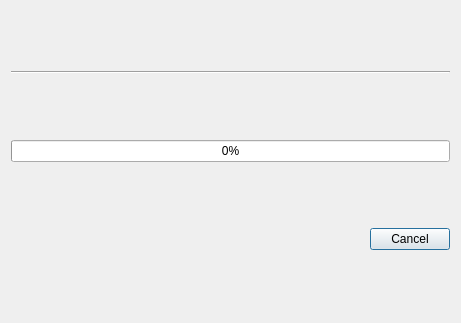
<?xml version="1.0" encoding="UTF-8"?>
<ui version="4.0">
 <class>DownloadOsmDialog</class>
 <widget class="QDialog" name="DownloadOsmDialog">
  <property name="geometry">
   <rect>
    <x>0</x>
    <y>0</y>
    <width>461</width>
    <height>323</height>
   </rect>
  </property>
  <property name="windowTitle">
   <string>Dialog</string>
  </property>
  <layout class="QVBoxLayout" name="verticalLayout">
   <item>
    <layout class="QHBoxLayout" name="horizontalLayout"/>
   </item>
   <item>
    <widget class="Line" name="line">
     <property name="orientation">
      <enum>Qt::Orientation::Horizontal</enum>
     </property>
    </widget>
   </item>
   <item>
    <widget class="QProgressBar" name="progressBar">
     <property name="value">
      <number>0</number>
     </property>
    </widget>
   </item>
   <item>
    <widget class="QDialogButtonBox" name="buttonBox">
     <property name="orientation">
      <enum>Qt::Orientation::Horizontal</enum>
     </property>
     <property name="standardButtons">
      <set>QDialogButtonBox::StandardButton::Cancel</set>
     </property>
    </widget>
   </item>
  </layout>
 </widget>
 <resources/>
 <connections>
  <connection>
   <sender>buttonBox</sender>
   <signal>accepted()</signal>
   <receiver>DownloadOsmDialog</receiver>
   <slot>accept()</slot>
   <hints>
    <hint type="sourcelabel">
     <x>248</x>
     <y>254</y>
    </hint>
    <hint type="destinationlabel">
     <x>157</x>
     <y>274</y>
    </hint>
   </hints>
  </connection>
  <connection>
   <sender>buttonBox</sender>
   <signal>rejected()</signal>
   <receiver>DownloadOsmDialog</receiver>
   <slot>reject()</slot>
   <hints>
    <hint type="sourcelabel">
     <x>316</x>
     <y>260</y>
    </hint>
    <hint type="destinationlabel">
     <x>286</x>
     <y>274</y>
    </hint>
   </hints>
  </connection>
 </connections>
</ui>
